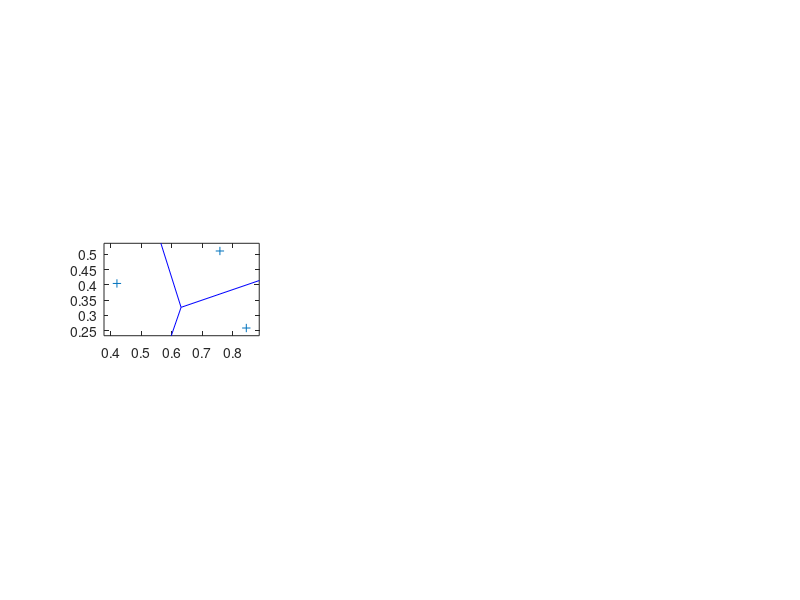

Write the MATLAB code that produced this figure. (Note: this script raises an error after producing the figure.)
h0 = figure

subplot(131)
rng default
x = rand([1 3]);
y = rand([1 3]);
voronoi(x,y)
axis equal

DT1                     = (delaunay(x,y));
numTriangles            = size(DT1,1);
hold on
triplot(DT1,x,y);


subplot(132)
rng default
x = rand([1 10]);
y = rand([1 10]);
voronoi(x,y)
axis equal

DT2                     = (delaunay(x,y));
numTriangles            = size(DT2,1);
hold on
triplot(DT2,x,y);


subplot(133)
rng default
x = rand([1 50]);
y = rand([1 50]);
voronoi(x,y)
axis equal
DT3                     = (delaunay(x,y));
numTriangles            = size(DT3,1);
hold on
triplot(DT3,x,y);

h0.Position = [ 100   400   900   300];

filename11='Delaunay_Voronoi.png';
print('-dpng','-r200',filename11)

